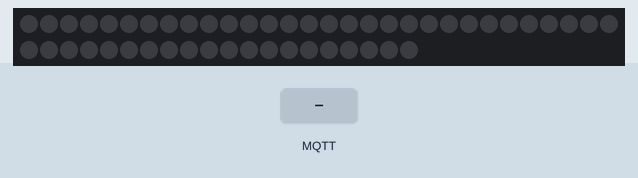
Recording of a sketch running on a simulated ESP32. On the bench: 50 RGB LEDs in strip order, left to right, continuing on the next row. Inputs (shaded band) come from the test bench. WiFi joins after 1.5 s; servers stay silent unless stated; no MQTT or app messages arrive unless stated; what the sketch prints to the serial monitor is not drawn.

Above: at 2.9 s.
3.0 s: MQTT message "5" arrives on the first subscribed topic
At 3.4 s:
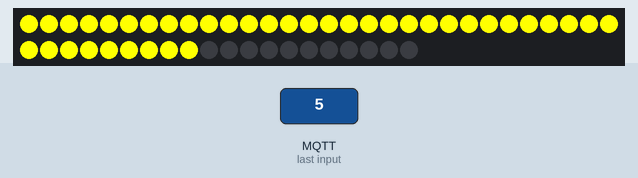
Timing chart, 0 to 6.0 s (numbered marks = the images above; inputs shaded):
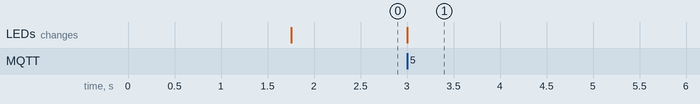

Measured:
- after the input at 3.0 s, the LEDs: change at once (image 1)

The sketch:

australia_mqtt.ino
```cpp
// esp32_fires_subscriber.ino — super tiny subscriber (prints only)
#include <WiFi.h>
#include <PubSubClient.h>

#include <FastLED.h>
#define NUM_LEDS 50
#define DATA_PIN 18


CRGB leds[NUM_LEDS];

#include <ArduinoOTA.h>
#include <ESPmDNS.h>
#include <WiFiUdp.h>

// TODO: set these
const char* WIFI_SSID = "";
const char* WIFI_PSK  = "";
const char* MQTT_HOST = ""; // Pi's IP

int led_nums = 38;

//int ledsNums[16] = {2, 5, 8, 11, 15, 18, 22, 25, 27, 29, 31, 35, 39, 42, 47, 49};

WiFiClient net;
PubSubClient mqtt(net);

const char* hostname = "Austrlia";
const char* subTopic = "australia";
int scale = 500;

void onMsg(char* topic, byte* payload, unsigned int len) {
  String msg; msg.reserve(len);
  for (unsigned int i = 0; i < len; ++i) msg += (char)payload[i];
  //Serial.print("[MSG] "); Serial.print(topic); Serial.print(" => "); Serial.println(msg);

  int fires = msg.toInt();
  int scaledFires = fires / scale;
  Serial.print("fires: ");
  Serial.print(fires);


  for(int i = led_nums - 1; i >= led_nums - scaledFires; i--){
    leds[i] =  CRGB::Orange;
  }
  for(int i = led_nums - scaledFires; i >= 0; i--){
    leds[i] = CRGB:: Yellow;
  }
  FastLED.show();
  delay(50);


}

void waitForWiFi() {
  //Serial.print("[WiFi] Connecting to "); Serial.print(WIFI_SSID); Serial.print(" ");
  WiFi.begin(WIFI_SSID, WIFI_PSK);
  while (WiFi.status() != WL_CONNECTED) { Serial.print("."); delay(300); }
  //Serial.println();
  //Serial.print("[WiFi] Connected. IP: "); Serial.println(WiFi.localIP());
}

void ensureMqtt() {
  while (!mqtt.connected()) {
    //Serial.print("[MQTT] Connecting to "); Serial.print(MQTT_HOST); Serial.print(" ... ");
    if (mqtt.connect("esp32-fires")) {
      //Serial.println("OK");
      mqtt.subscribe("fires/asia");
      //Serial.println("[MQTT] Subscribed to fires/#");
    } else {
      //Serial.print("FAIL (state="); Serial.print(mqtt.state()); Serial.println(") retrying...");
      delay(1000);
    }
  }
}

void setup() {
  Serial.begin(115200);
  delay(200);
  waitForWiFi();
  mqtt.setServer(MQTT_HOST, 1883);
  mqtt.setCallback(onMsg);
  ensureMqtt();

  ArduinoOTA.setHostname(hostname);
  ArduinoOTA.begin();

  pinMode(DATA_PIN,OUTPUT);
  FastLED.addLeds<WS2812B, DATA_PIN, GRB>(leds, NUM_LEDS);
  FastLED.clear();
  FastLED.show();
}

void loop() {

  ArduinoOTA.handle();
  // Re-report if WiFi drops
  if (WiFi.status() != WL_CONNECTED) {
    //Serial.println("[WiFi] Lost connection. Reconnecting...");
    waitForWiFi();
  }
  if (!mqtt.connected()) {
    //Serial.println("[MQTT] Disconnected. Reconnecting...");
    ensureMqtt();
  }
  mqtt.loop();

}
```
